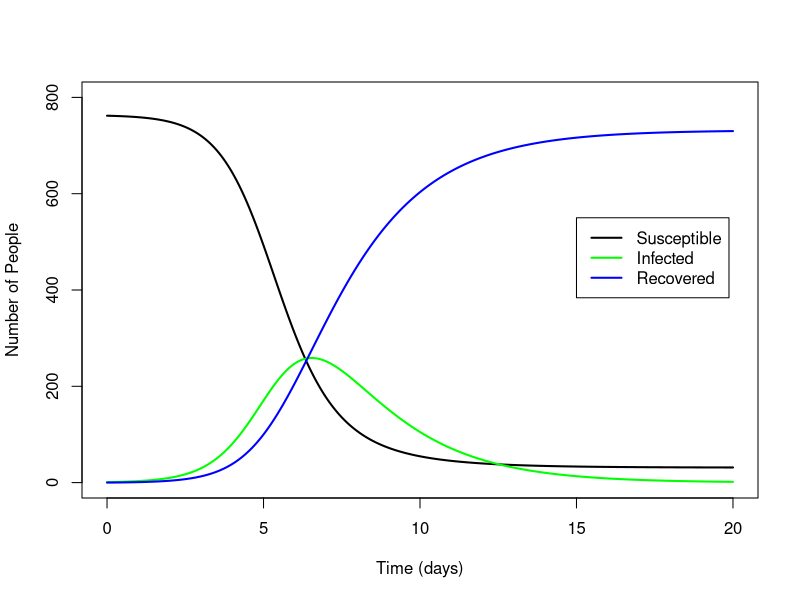

Generate this figure with R:

# Simulation of an SIR Model
# Anis Jonischkeit - Scientific and Parallel Computing

# Set up our time increment and our vector (array) of x (time) values
deltaT = 0.01                   # time interval

# start day, end day, time interval
t = seq(0,20,deltaT)

# Constants
r = 0.00218                     # infection rate: people/(1 day)
a = 0.5                         # recovery rate: (infected people)/(1 day)

rT = deltaT * r                 # r at at a single time step
aT = deltaT * a                 # a at at a single time step

# Set up our stock variables and initial conditions
S = vector(length=length(t))    # susceptibles
I = vector(length=length(t))    # infecteds
R = vector(length=length(t))    # recovereds

S[1] = 762
I[1] = 1
R[1] = 0


# Loop a standard number of times, starting with i=2 since we've already
# set up the simulation's initial conditions at i=1.
for (i in 2:length(t)) {
    rSI = rT * S[i-1] * I[i-1]
    aI = aT * I[i-1]

    dS = 0 - rSI
    dI = rSI - aI
    dR = aI

    S[i] = S[i-1] + dS
    I[i] = I[i-1] + dI
    R[i] = R[i-1] + dR
}

# speed = abs(velocity)

par(mfrow=c(1,1))

plot(t, S, type="l", col="black", lwd=2, xlab='Time (days)', ylab='Number of People', ylim=c(0, 800))
lines(t, I, col="green", lwd=2)
lines(t, R, col="blue", lwd=2)
legend(15, 550, c("Susceptible", "Infected", "Recovered"), lty=c(1, 1), lwd=c(2,2), col=c("black", "green", "blue") )